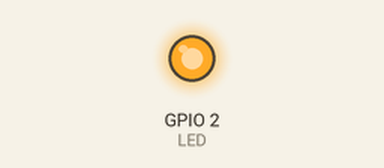
Simulated run of this program. Board: ESP32. Shown: output pins drawn as LEDs (lit = HIGH). WiFi joins after 1.5 s; servers stay silent unless stated; what the program prints to the serial monitor is not drawn.

Above: at 0.1 s.
At 0.6 s:
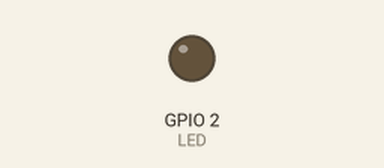
Timing chart, 0 to 2.5 s (numbered marks = the images above):
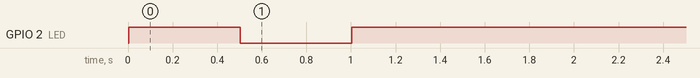

The program:

main.cpp
```cpp
#include <Arduino.h>
#include <WiFi.h>

#define LED       2

char *ssid="redmi k80";
char *password="12345678";


void setup() {
  Serial.begin(115200);
  pinMode(LED,OUTPUT);
  WiFi.begin(ssid,password);
  Serial.println("ESP32 启动成功！");
  while(WiFi.status()!=WL_CONNECTED){
    digitalWrite(LED,!digitalRead(LED));
    Serial.println("..");
    delay(500);
  }
  // Serial.println("连接成功");
  // Serial.println("WIFI地址");
  // Serial.print(WiFi.localIP());
  // digitalWrite(LED,0);
}

void loop() {
//   Serial.println("Hello ESP32");
//   Serial.println("AAA");
//     //digitalWrite(2, !digitalRead(2));  // 板载LED闪烁
//  delay(50);
}
```
